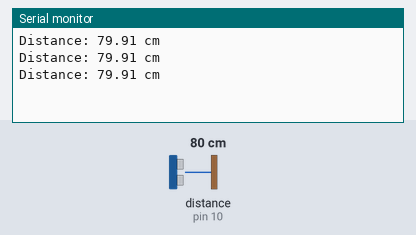
A sketch run on a simulated Arduino Uno, built with avr-gcc and run on an emulated ATmega328P. Shown: the last lines printed to the serial monitor. Wiring (from diagram.json): ultrasonic range finder: trigger pin 9; echo pin 10. Inputs (shaded band) come from the test bench; at power-on: distance to the obstacle (sensor on pin 10) 80 cm. The echo pulse lasts 58.3 µs per cm.

Above: at 1.3 s.
1.4 s: distance to the obstacle (sensor on pin 10) set to 2 cm
At 1.9 s:
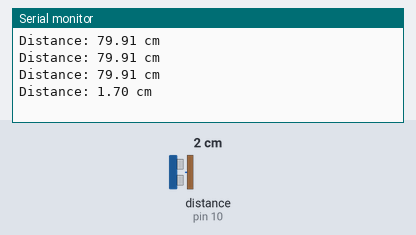
2.9 s: distance to the obstacle (sensor on pin 10) set to 4 cm
At 3.4 s:
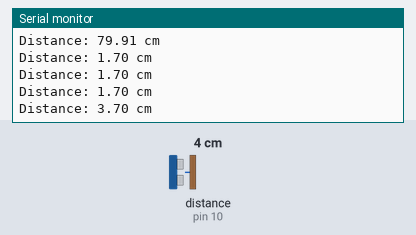
Timing chart, 0 to 5.9 s (numbered marks = the images above; inputs shaded):
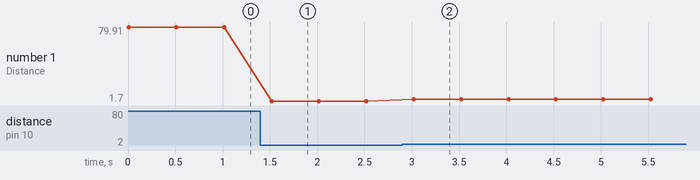

The sketch:

sketch.ino
```cpp
//This code is designed to measure the distance to an object using an
//ultrasonic sensor, specifically the HC-SR04 sensor, connected to an Arduino.
const int trigPin = 9;  // Pin connected to the Trigger pin of HC-SR04
const int echoPin = 10; // Pin connected to the Echo pin of HC-SR04

void setup() {
  pinMode(trigPin, OUTPUT);  // Set the Trigger pin as OUTPUT
  pinMode(echoPin, INPUT);   // Set the Echo pin as INPUT
  Serial.begin(9600);        // Start serial communication at 9600 baud rate
}

void loop() {
  // Clear the Trigger pin
  digitalWrite(trigPin, LOW);
  delayMicroseconds(2);

  // Send a 10 microsecond pulse to start the measurement
  digitalWrite(trigPin, HIGH);
  delayMicroseconds(10);
  digitalWrite(trigPin, LOW);

  // Measure the duration of the echo pulse
  long duration = pulseIn(echoPin, HIGH);

  // Calculate the distance in centimeters
  float distance = duration * 0.0344 / 2;

  // Print the distance to the Serial Monitor
  Serial.print("Distance: ");
  Serial.print(distance);
  Serial.println(" cm");

  // Wait for a short period before taking the next measurement
  delay(500);
}
```

Measured:
- after the input at 1.4 s, the serial monitor: prints a new line after 0.12 s (image 1)
- after the input at 2.9 s, the serial monitor: prints a new line after 0.12 s (image 2)
- plotted number 1: 79.91 → 1.7 after the input at 1.4 s, 1.7 → 3.7 after the input at 2.9 s
